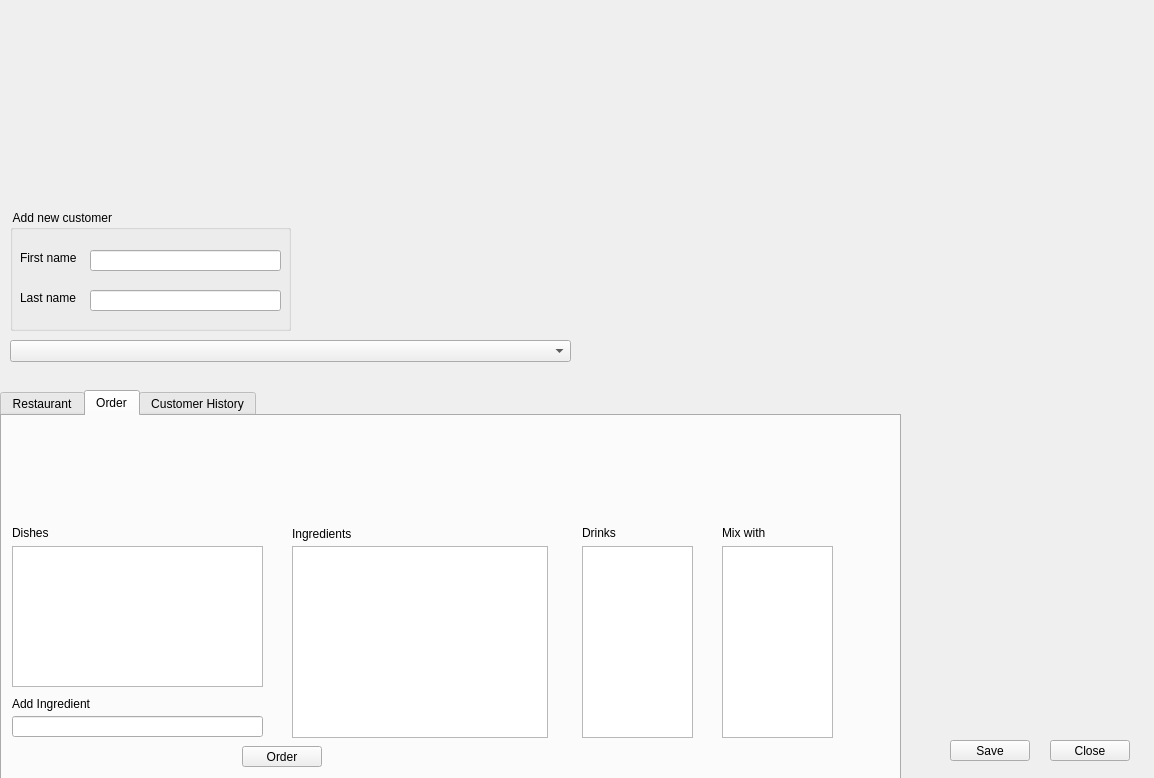
<?xml version="1.0" encoding="UTF-8"?>
<ui version="4.0">
 <class>QtWin</class>
 <widget class="QWidget" name="QtWin">
  <property name="geometry">
   <rect>
    <x>0</x>
    <y>0</y>
    <width>1154</width>
    <height>778</height>
   </rect>
  </property>
  <property name="windowTitle">
   <string>QtWin</string>
  </property>
  <widget class="QTabWidget" name="tabOrder">
   <property name="geometry">
    <rect>
     <x>0</x>
     <y>390</y>
     <width>901</width>
     <height>391</height>
    </rect>
   </property>
   <property name="toolTip">
    <string>&lt;html&gt;&lt;head/&gt;&lt;body&gt;&lt;p&gt;&lt;br/&gt;&lt;/p&gt;&lt;/body&gt;&lt;/html&gt;</string>
   </property>
   <property name="toolTipDuration">
    <number>-10</number>
   </property>
   <property name="layoutDirection">
    <enum>Qt::LeftToRight</enum>
   </property>
   <property name="currentIndex">
    <number>1</number>
   </property>
   <property name="elideMode">
    <enum>Qt::ElideMiddle</enum>
   </property>
   <widget class="QWidget" name="TabRest">
    <attribute name="title">
     <string>Restaurant</string>
    </attribute>
    <widget class="QPushButton" name="RefillButton">
     <property name="geometry">
      <rect>
       <x>100</x>
       <y>250</y>
       <width>80</width>
       <height>21</height>
      </rect>
     </property>
     <property name="text">
      <string>Refill Button</string>
     </property>
    </widget>
   </widget>
   <widget class="QWidget" name="TabOrder">
    <attribute name="title">
     <string>Order</string>
    </attribute>
    <widget class="QListWidget" name="dishList">
     <property name="geometry">
      <rect>
       <x>10</x>
       <y>130</y>
       <width>251</width>
       <height>141</height>
      </rect>
     </property>
    </widget>
    <widget class="QListWidget" name="drinkList">
     <property name="geometry">
      <rect>
       <x>580</x>
       <y>130</y>
       <width>111</width>
       <height>192</height>
      </rect>
     </property>
    </widget>
    <widget class="QPushButton" name="orderButton">
     <property name="geometry">
      <rect>
       <x>240</x>
       <y>330</y>
       <width>80</width>
       <height>21</height>
      </rect>
     </property>
     <property name="text">
      <string>Order</string>
     </property>
    </widget>
    <widget class="QLabel" name="drinkLabel">
     <property name="geometry">
      <rect>
       <x>580</x>
       <y>110</y>
       <width>47</width>
       <height>13</height>
      </rect>
     </property>
     <property name="text">
      <string>Drinks</string>
     </property>
    </widget>
    <widget class="QLabel" name="dishLabel">
     <property name="geometry">
      <rect>
       <x>10</x>
       <y>110</y>
       <width>47</width>
       <height>13</height>
      </rect>
     </property>
     <property name="text">
      <string>Dishes</string>
     </property>
    </widget>
    <widget class="QListWidget" name="ingredientsList">
     <property name="geometry">
      <rect>
       <x>290</x>
       <y>130</y>
       <width>256</width>
       <height>192</height>
      </rect>
     </property>
    </widget>
    <widget class="QLabel" name="label">
     <property name="geometry">
      <rect>
       <x>290</x>
       <y>110</y>
       <width>101</width>
       <height>16</height>
      </rect>
     </property>
     <property name="text">
      <string>Ingredients</string>
     </property>
    </widget>
    <widget class="QLineEdit" name="addIngredientText">
     <property name="geometry">
      <rect>
       <x>10</x>
       <y>300</y>
       <width>251</width>
       <height>21</height>
      </rect>
     </property>
    </widget>
    <widget class="QLabel" name="label_2">
     <property name="geometry">
      <rect>
       <x>10</x>
       <y>280</y>
       <width>131</width>
       <height>16</height>
      </rect>
     </property>
     <property name="text">
      <string>Add Ingredient</string>
     </property>
    </widget>
    <widget class="QListWidget" name="mixDrinksList">
     <property name="geometry">
      <rect>
       <x>720</x>
       <y>130</y>
       <width>111</width>
       <height>192</height>
      </rect>
     </property>
    </widget>
    <widget class="QLabel" name="label_3">
     <property name="geometry">
      <rect>
       <x>720</x>
       <y>110</y>
       <width>47</width>
       <height>13</height>
      </rect>
     </property>
     <property name="text">
      <string>Mix with</string>
     </property>
    </widget>
   </widget>
   <widget class="QWidget" name="TabCH">
    <attribute name="title">
     <string>Customer History</string>
    </attribute>
    <widget class="QTableWidget" name="CHTable">
     <property name="geometry">
      <rect>
       <x>10</x>
       <y>20</y>
       <width>331</width>
       <height>301</height>
      </rect>
     </property>
    </widget>
    <widget class="QPushButton" name="deleteCustomerButton">
     <property name="geometry">
      <rect>
       <x>80</x>
       <y>330</y>
       <width>171</width>
       <height>21</height>
      </rect>
     </property>
     <property name="text">
      <string>Delete Customer</string>
     </property>
    </widget>
   </widget>
  </widget>
  <widget class="QPushButton" name="pushButton_close">
   <property name="geometry">
    <rect>
     <x>1050</x>
     <y>740</y>
     <width>80</width>
     <height>21</height>
    </rect>
   </property>
   <property name="contextMenuPolicy">
    <enum>Qt::NoContextMenu</enum>
   </property>
   <property name="toolTipDuration">
    <number>-4</number>
   </property>
   <property name="text">
    <string>Close</string>
   </property>
  </widget>
  <widget class="QPushButton" name="pushButton_save">
   <property name="geometry">
    <rect>
     <x>950</x>
     <y>740</y>
     <width>80</width>
     <height>21</height>
    </rect>
   </property>
   <property name="toolTipDuration">
    <number>0</number>
   </property>
   <property name="text">
    <string>Save</string>
   </property>
  </widget>
  <widget class="QComboBox" name="SelectedCustomerComboBox">
   <property name="geometry">
    <rect>
     <x>10</x>
     <y>340</y>
     <width>561</width>
     <height>22</height>
    </rect>
   </property>
   <property name="placeholderText">
    <string>Select a customer</string>
   </property>
  </widget>
  <widget class="QGroupBox" name="groupBox">
   <property name="geometry">
    <rect>
     <x>10</x>
     <y>210</y>
     <width>281</width>
     <height>121</height>
    </rect>
   </property>
   <property name="title">
    <string> Add new customer</string>
   </property>
   <widget class="QLineEdit" name="lastNameText">
    <property name="geometry">
     <rect>
      <x>80</x>
      <y>80</y>
      <width>191</width>
      <height>21</height>
     </rect>
    </property>
   </widget>
   <widget class="QLineEdit" name="firstNameText">
    <property name="geometry">
     <rect>
      <x>80</x>
      <y>40</y>
      <width>191</width>
      <height>21</height>
     </rect>
    </property>
   </widget>
   <widget class="QLabel" name="label_4">
    <property name="geometry">
     <rect>
      <x>10</x>
      <y>40</y>
      <width>61</width>
      <height>16</height>
     </rect>
    </property>
    <property name="text">
     <string>First name</string>
    </property>
   </widget>
   <widget class="QLabel" name="label_5">
    <property name="geometry">
     <rect>
      <x>10</x>
      <y>80</y>
      <width>71</width>
      <height>16</height>
     </rect>
    </property>
    <property name="text">
     <string>Last name</string>
    </property>
   </widget>
  </widget>
 </widget>
 <resources/>
 <connections>
  <connection>
   <sender>pushButton_close</sender>
   <signal>clicked()</signal>
   <receiver>QtWin</receiver>
   <slot>close()</slot>
   <hints>
    <hint type="sourcelabel">
     <x>1098</x>
     <y>755</y>
    </hint>
    <hint type="destinationlabel">
     <x>829</x>
     <y>8</y>
    </hint>
   </hints>
  </connection>
 </connections>
</ui>
